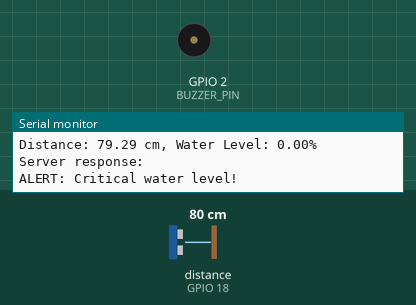
Bench run of a sketch on a simulated ESP32. Parts: buzzer (waves = sounding), the last lines printed to the serial monitor. The test bench sets the inputs (shaded band); at power-on: distance to the obstacle (sensor on GPIO 18) 80 cm. The echo pulse lasts 58.3 µs per cm; WiFi joins after 1.5 s; servers stay silent unless stated; uploads are accepted with an empty reply.

Above: at 16.6 s.
16.7 s: distance to the obstacle (sensor on GPIO 18) set to 21 cm
At 20.6 s:
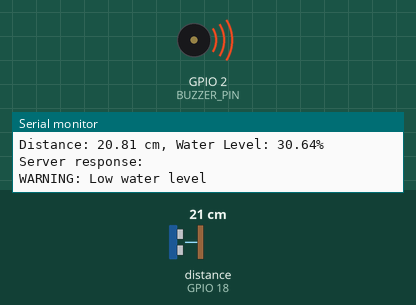
30.7 s: distance to the obstacle (sensor on GPIO 18) set to 16 cm
At 31.2 s:
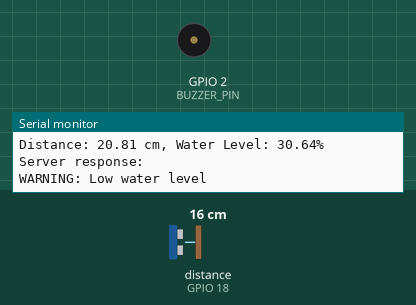
Timing chart, 0 to 33.7 s (numbered marks = the images above; inputs shaded):
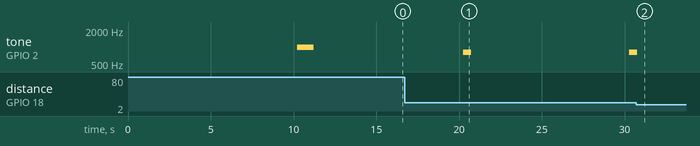

Measured:
- the behaviour switches between 19 and 18 cm on distance to the obstacle (sensor on GPIO 18) (found by bisection; images 1 and 2)
- after the input at 30.7 s, tone on GPIO 2 (BUZZER_PIN): goes on until 30.8 s, then stays silent

The sketch:

esp32_water_level_sensor.ino
```cpp
/*
 * ESP32 Water Level Sensor - Tandon Air
 *
 * Hardware:
 * - ESP32 Dev Board
 * - HC-SR04 Ultrasonic Sensor
 * - Jumper wires
 *
 * Pin Configuration:
 * - TRIG_PIN -> GPIO5
 * - ECHO_PIN -> GPIO18
 * - BUZZER_PIN -> GPIO2 (optional)
 */

#include <WiFi.h>
#include <HTTPClient.h>
#include <ArduinoJson.h>

// WiFi Configuration
const char* WIFI_SSID = "YOUR_WIFI_SSID";
const char* WIFI_PASSWORD = "YOUR_WIFI_PASSWORD";

// Server Configuration
const char* SERVER_URL = "http://192.168.1.100:3000"; // Ganti dengan IP server
const String DEVICE_ID = "WaterTank01";
const String DEVICE_KEY = "device_WaterTank01_key_2024";

// Pin Configuration
#define TRIG_PIN 5
#define ECHO_PIN 18
#define BUZZER_PIN 2

// Global Variables
unsigned long previousMillis = 0;
const long INTERVAL = 10000; // Send data every 10 seconds
float tankHeight = 30.0; // Tank height in cm

void setup() {
  Serial.begin(115200);

  // Initialize pins
  pinMode(TRIG_PIN, OUTPUT);
  pinMode(ECHO_PIN, INPUT);
  pinMode(BUZZER_PIN, OUTPUT);

  // Initialize LED
  pinMode(LED_BUILTIN, OUTPUT);

  // Connect to WiFi
  connectWiFi();

  Serial.println("ESP32 Water Level Sensor - Ready");
  Serial.print("Device ID: ");
  Serial.println(DEVICE_ID);
}

void loop() {
  unsigned long currentMillis = millis();

  // Check WiFi connection
  if (WiFi.status() != WL_CONNECTED) {
    Serial.println("WiFi disconnected! Reconnecting...");
    connectWiFi();
    return;
  }

  // Send data at specified interval
  if (currentMillis - previousMillis >= INTERVAL) {
    previousMillis = currentMillis;

    // Read water level
    float waterLevel = readWaterLevel();

    // Send data to server
    sendWaterLevelData(waterLevel);

    // Check for alerts
    checkWaterLevelAlerts(waterLevel);
  }

  delay(100);
}

void connectWiFi() {
  Serial.println("Connecting to WiFi...");
  WiFi.begin(WIFI_SSID, WIFI_PASSWORD);

  int attempts = 0;
  while (WiFi.status() != WL_CONNECTED && attempts < 20) {
    delay(500);
    Serial.print(".");
    attempts++;
  }

  if (WiFi.status() == WL_CONNECTED) {
    Serial.println("\nWiFi connected!");
    Serial.print("IP Address: ");
    Serial.println(WiFi.localIP());
  } else {
    Serial.println("\nFailed to connect to WiFi!");
  }
}

float readWaterLevel() {
  // Send ultrasonic pulse
  digitalWrite(TRIG_PIN, LOW);
  delayMicroseconds(2);
  digitalWrite(TRIG_PIN, HIGH);
  delayMicroseconds(10);
  digitalWrite(TRIG_PIN, LOW);

  // Read echo
  long duration = pulseIn(ECHO_PIN, HIGH);
  float distance = duration * 0.034 / 2; // Convert to cm

  // Calculate water level percentage
  float waterLevel = max(0, min(100, ((tankHeight - distance) / tankHeight) * 100));

  Serial.print("Distance: ");
  Serial.print(distance);
  Serial.print(" cm, Water Level: ");
  Serial.print(waterLevel);
  Serial.println("%");

  return waterLevel;
}

void sendWaterLevelData(float waterLevel) {
  HTTPClient http;

  // Create JSON document
  DynamicJsonDocument doc(512);

  doc["sensorType"] = "water_level";
  doc["deviceName"] = DEVICE_ID;
  doc["waterLevel"] = waterLevel;
  doc["timestamp"] = millis();

  // Serialize JSON to string
  String jsonString;
  serializeJson(doc, jsonString);

  // Send HTTP POST request
  http.begin(String(SERVER_URL) + "/api/esp32");
  http.addHeader("Content-Type", "application/json");
  http.addHeader("x-device-id", DEVICE_ID);
  http.addHeader("x-device-key", DEVICE_KEY);

  int httpResponseCode = http.POST(jsonString);

  if (httpResponseCode == 200) {
    String response = http.getString();
    Serial.print("Server response: ");
    Serial.println(response);
  } else {
    Serial.print("Error on sending POST: ");
    Serial.println(httpResponseCode);
  }

  http.end();
}

void checkWaterLevelAlerts(float waterLevel) {
  if (waterLevel < 20) {
    // Critical level - continuous buzzer
    tone(BUZZER_PIN, 1000, 1000);
    Serial.println("ALERT: Critical water level!");

    // Blink LED rapidly
    for (int i = 0; i < 5; i++) {
      digitalWrite(LED_BUILTIN, HIGH);
      delay(100);
      digitalWrite(LED_BUILTIN, LOW);
      delay(100);
    }
  } else if (waterLevel < 40) {
    // Warning level - intermittent buzzer
    tone(BUZZER_PIN, 800, 500);
    Serial.println("WARNING: Low water level");

    // Blink LED slowly
    digitalWrite(LED_BUILTIN, HIGH);
    delay(500);
    digitalWrite(LED_BUILTIN, LOW);
  }
}
```
